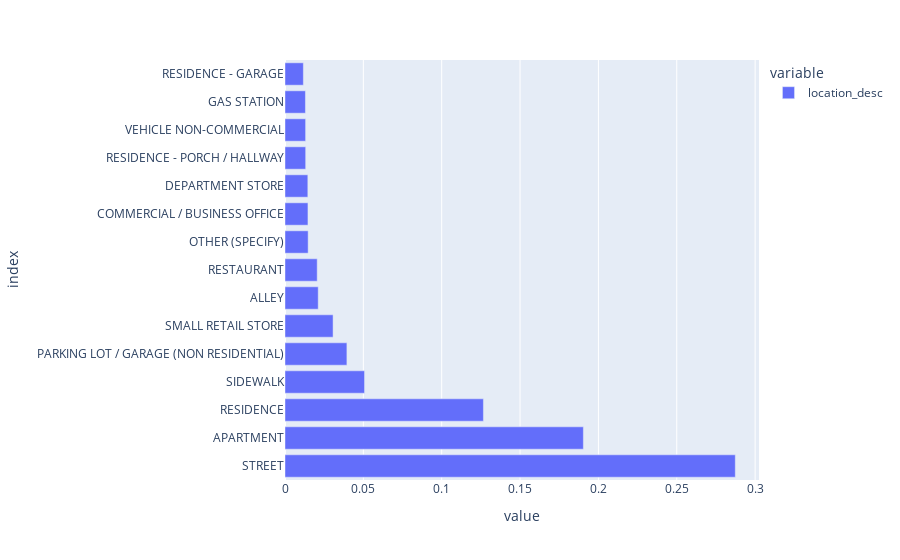

The cell this chart's notebook holds for it:
### Code cell
data['location_desc'].value_counts(normalize=True)[:15].plot.barh()

### Figure 1 — Plotly figure (JSON) as saved in the notebook; plotly's stock layout.template omitted (floating-point values rounded to 4 significant figures)
{"data": [{"alignmentgroup": "True", "hovertemplate": "variable=location_desc<br>value=%{x}<br>index=%{y}<extra></extra>", "legendgroup": "location_desc", "marker": {"color": "#636efa", "pattern": {"shape": ""}}, "name": "location_desc", "offsetgroup": "location_desc", "orientation": "h", "showlegend": true, "textposition": "auto", "type": "bar", "x": [0.2874, 0.1904, 0.1266, 0.05076, 0.0395, 0.03068, 0.0212, 0.02055, 0.01477, 0.01465, 0.01458, 0.0132, 0.01316, 0.01305, 0.01172], "xaxis": "x", "y": ["STREET", "APARTMENT", "RESIDENCE", "SIDEWALK", "PARKING LOT / GARAGE (NON RESIDENTIAL)", "SMALL RETAIL STORE", "ALLEY", "RESTAURANT", "OTHER (SPECIFY)", "COMMERCIAL / BUSINESS OFFICE", "DEPARTMENT STORE", "RESIDENCE - PORCH / HALLWAY", "VEHICLE NON-COMMERCIAL", "GAS STATION", "RESIDENCE - GARAGE"], "yaxis": "y"}], "layout": {"barmode": "relative", "legend": {"title": {"text": "variable"}, "tracegroupgap": 0}, "margin": {"t": 60}, "xaxis": {"anchor": "y", "domain": [0, 1], "title": {"text": "value"}}, "yaxis": {"anchor": "x", "domain": [0, 1], "title": {"text": "index"}}}}
